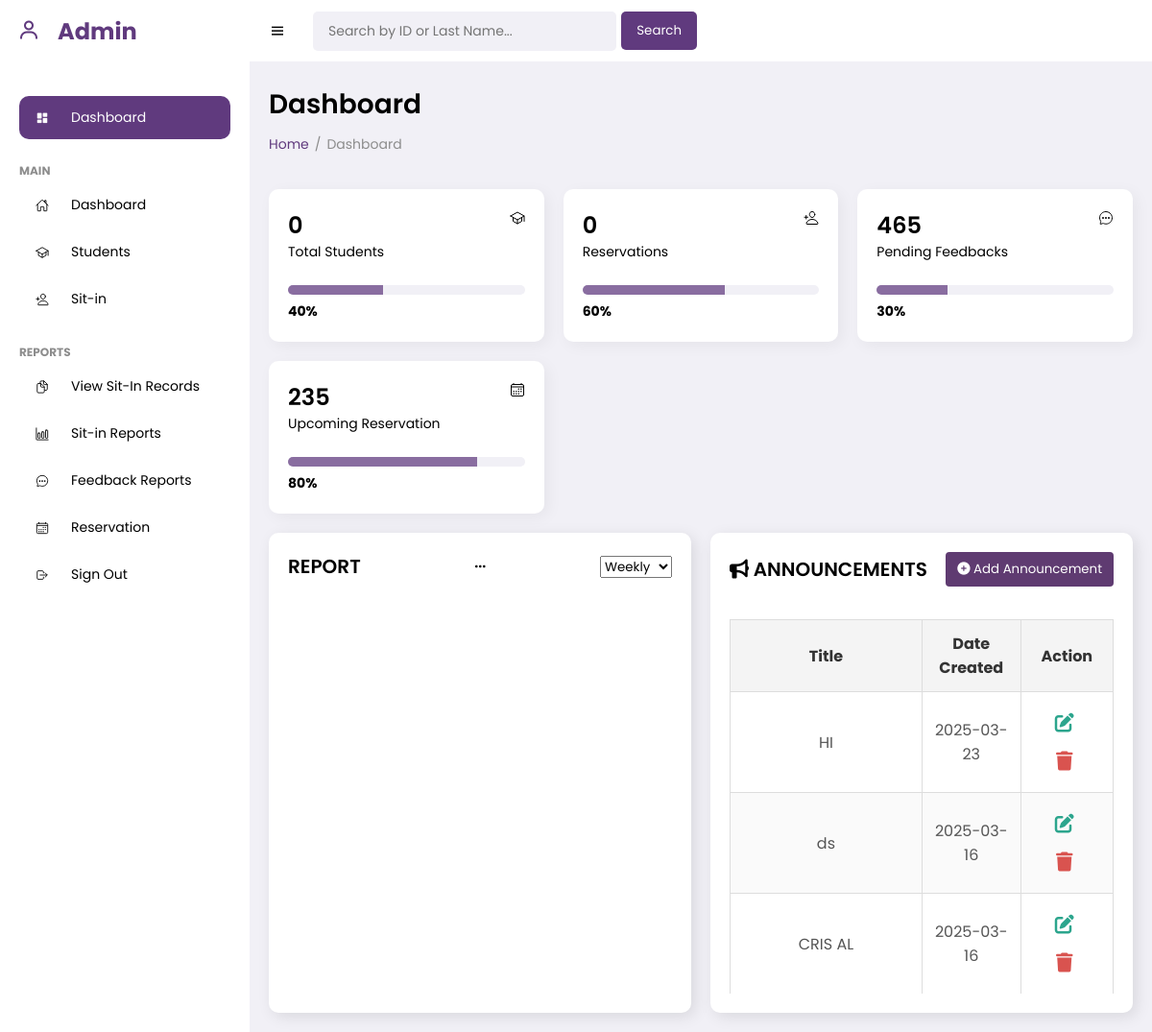
/admin_dashboard (signed in), run on an earlier commit of the app's database.
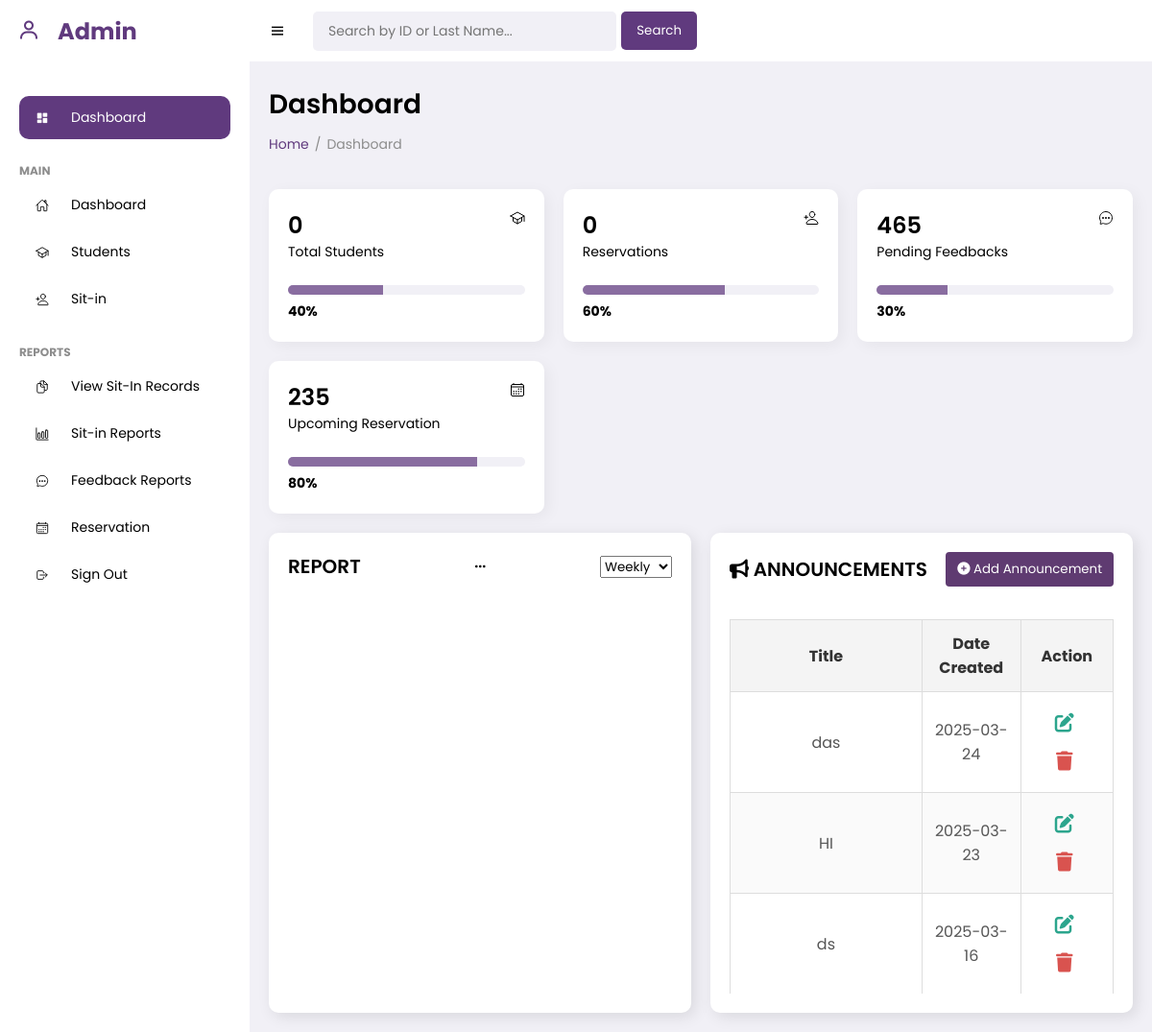
And on a later commit of the database.
### tables this page shows
CREATE TABLE announcements (
    id INTEGER PRIMARY KEY AUTOINCREMENT,
    title TEXT NOT NULL,
    content TEXT NOT NULL,
    date_posted DATETIME);

### app.py (the view)
@app.route("/admin_dashboard")
def admin_dashboard():
    if "user" not in session or not dbhelper.is_admin(session["user"]):
        return redirect("/login")
    announcements = dbhelper.get_announcements()
    return render_template("admin_dashboard.html", announcements=announcements)

### app.py (called while the page is built)
@app.after_request
def disable_cache(response):
    response.headers['Cache-Control'] = 'no-store, no-cache, must-revalidate, post-check=0, pre-check=0'
    response.headers['Pragma'] = 'no-cache'
    response.headers['Expires'] = '0'
    return response

### dbhelper.py (called while the page is built)
def getprocess(sql: str, params: tuple = ()) -> list:
    db = connect(database)
    cursor: object = db.cursor()
    cursor.row_factory = Row
    cursor.execute(sql, params)
    data: list = cursor.fetchall()
    db.close()
    return [dict(row) for row in data]

def is_admin(username: str) -> bool:
    sql = "SELECT is_admin FROM users WHERE username = ?"
    result = getprocess(sql, (username,))
    return result[0]["is_admin"] == 1 if result else False

def get_announcements() -> list:
    sql = "SELECT id, title, content, date_posted FROM announcements ORDER BY date_posted DESC, id DESC"
    announcements = getprocess(sql)
    print(f"Fetched announcements: {announcements}")
    return announcements

### templates/admin_dashboard.html (shortened to what this page needs)
<!DOCTYPE html>
<html lang="en">
<head>
	<link href='https://unpkg.com/boxicons@2.0.9/css/boxicons.min.css' rel='stylesheet'>
    <link rel="stylesheet" href="../static/admin_dashboard.css">
	<link rel="stylesheet" href="https://cdn.datatables.net/1.13.4/css/jquery.dataTables.min.css">
</head>
<body>
	<section id="sidebar">
		<a href="#" class="brand"><i class='bx bx-user icon'></i> Admin </a>
		<ul class="side-menu">
			<li><a href="#" class="active"><i class='bx bxs-dashboard icon' ></i> Dashboard</a></li>
			<li class="divider" data-text="main">Main</li>
			<li>
				<a href="#">
                    <span class="icon">
                        <ion-icon name="home-outline"></ion-icon>
                    </span>
                    <span class="title">Dashboard</span>
                </a>
			</li>
			<li>
                <a href="{{ url_for('admin_students') }}">
                    <span class="icon">
                        <ion-icon name="school-outline"></ion-icon>
                    </span>
                    <span class="title">Students</span>
                </a>
            </li>
			<li>
                <a href="{{ url_for('admin_sit_in') }}">
                    <span class="icon">
                        <ion-icon name="person-add-outline"></ion-icon>
                    </span>
                    <span class="title">Sit-in</span>
                </a>
            </li>
			<li class="divider" data-text="Reports">Reports</li>
			<li>
                <a href="{{ url_for('view_sit_record') }}">
                    <span class="icon">
                        <ion-icon name="documents-outline"></ion-icon>
                    </span>
                    <span class="title">View Sit-In Records</span>
                </a>
            </li>
			<li>
				<a href="#">
                    <span class="icon">
                        <ion-icon name="bar-chart-outline"></ion-icon>
                    </span>
                    <span class="title">Sit-in Reports</span>
                </a>
			</li>
            <li>
                <a href="#">
                    <span class="icon">
                        <ion-icon name="chatbubble-ellipses-outline"></ion-icon>
                    </span>
                    <span class="title">Feedback Reports</span>
                </a>
            </li>
            <li>
                <a href="#">
                    <span class="icon">
                        <ion-icon name="calendar-outline"></ion-icon>
                    </span>
                    <span class="title">Reservation</span>
                </a>
            </li>
            <li>
                <a href="{{ url_for('logout') }}">
                    <span class="icon">
                        <ion-icon name="log-out-outline"></ion-icon>
                    </span>
                    <span class="title">Sign Out</span>
                </a>
            </li>
		</ul>
	</section>
	<section id="content">
		<nav>
			<i class='bx bx-menu toggle-sidebar'></i>
			<form id="searchForm">
				<div class="form-group">
					<input type="text" id="searchInput" placeholder="Search by ID or Last Name...">
					<button type="button" id="searchBtn" class="search-btn">Search</button>
				</div>
			</form>
		</nav>
		<main>
			<h1 class="title">Dashboard</h1>
			<ul class="breadcrumbs">
				<li><a href="#">Home</a></li>
				<li class="divider">/</li>
				<li><a href="#" class="active">Dashboard</a></li>
			</ul>
			<div class="info-data">
				<div class="card">
					<div class="head">
						<div>
							<h2 id="total-students">0</h2>
							<p>Total Students</p>
						</div>
						<div class="iconBx">
							<ion-icon name="school-outline"></ion-icon>
						</div>
					</div>
					<span class="progress" data-value="40%" ></span>
					<span class="label">40%</span>
				</div>
				<div class="card">
					<div class="head">
						<div>
							<h2 id="total-reservations">0</h2>
							<p>Reservations</p>
						</div>
						<div class="iconBx">
							<ion-icon name="person-add-outline"></ion-icon>
						</div>
					</div>
					<span class="progress" data-value="60%" id="reservations-progress"></span>
					<span class="label" id="reservations-label">60%</span>
				</div>
				<div class="card">
					<div class="head">
						<div>
							<h2>465</h2>
							<p>Pending Feedbacks</p>
						</div>
                        <div class="iconBx">
                            <ion-icon name="chatbubble-ellipses-outline"></ion-icon>
                        </div>
					</div>
					<span class="progress" data-value="30%"></span>
					<span class="label">30%</span>
				</div>
				<div class="card">
					<div class="head">
						<div>
							<h2>235</h2>
							<p>Upcoming Reservation</p>
						</div>
                        <div class="iconBx">
                            <ion-icon name="calendar-outline"></ion-icon>
                        </div>
					</div>
					<span class="progress" data-value="80%"></span>
					<span class="label">80%</span>
				</div>
			</div>
			<div class="data">
				<div class="content-data">
					<div class="head">
						<h3>REPORT</h3>
						<div class="menu">
							<i class='bx bx-dots-horizontal-rounded icon'></i>
						</div>
						<select id="timePeriod">
							<option value="weekly">Weekly</option>
						</select>
					</div>
				</div>
				<div class="content-data">
					<div class="head">
						<h3><i class="fas fa-bullhorn"></i> ANNOUNCEMENTS</h3>
						<button id="openModal" class="btn btn-add"><i class="fas fa-plus-circle"></i> Add Announcement</button>
					</div>
					<div id="announcementList" style="max-height: 400px; overflow-y: auto;">
						<table id="announcementTable" class="announcement-table">
							<thead>
								<tr>
									<th style="text-align: center;">Title</th>
									<th style="text-align: center;">Date Created</th>
									<th style="text-align: center;">Action</th>
								</tr>
							</thead>
							<tbody id="announcementBody" style="text-align: center;">
								{% if announcements %}
									{% for ann in announcements %}
										<tr id="announcementRow-{{ ann.id }}"  class="announcement-row" data-id="{{ ann.id }}" data-title="{{ ann.title }}" data-content="{{ ann.content }}"  data-date-posted="{{ ann.date_posted }}" style="text-align: center; cursor: pointer;">
											<td style="text-align: center;">{{ ann.title }}</td>
											<td style="text-align: center;">{{ ann.date_posted[:10] }}</td>
											<td style="text-align: center;">
												<button class="btn-icon edit-btn" onclick="event.stopPropagation();  editAnnouncement('{{ ann.id }}')">
													<i class="fas fa-edit"></i>
												</button>
												<button class="btn-icon delete-btn" onclick="event.stopPropagation(); deleteAnnouncement('{{ ann.id }}')">
													<i class="fas fa-trash"></i>
												</button>
											</td>
										</tr>
									{% endfor %}
								{% else %}
									<tr>
										<td colspan="3">No announcements available.</td>
									</tr>
								{% endif %}
							</tbody>
						</table>
					</div>
				</div>
			</div>
		</main>
	</section>
</body>
</html>

What changed in the data, as far as the page shows it:
no longer on this page (row unchanged): announcements: title "CRIS AL", date_posted "2025-03-16"
added announcements: title "das", date_posted "2025-03-24"
